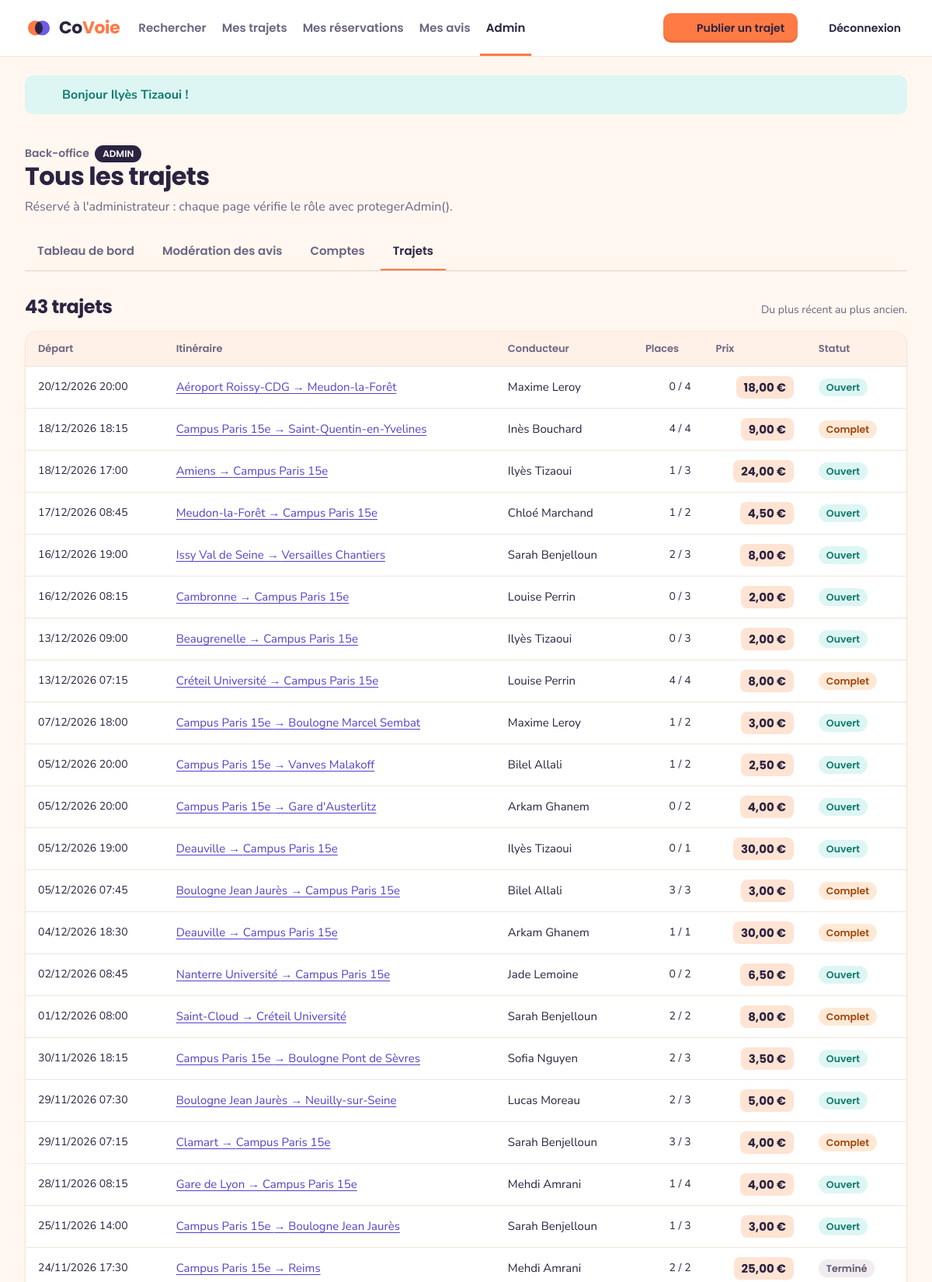
The page /index.php?page=admin-trajets (signed in, upper part) on the database its author committed.
### tables this page shows
CREATE TABLE trajets (
    id               INT(11)      NOT NULL AUTO_INCREMENT,
    origine          VARCHAR(120) NOT NULL,
    destination      VARCHAR(120) NOT NULL,
    date_heure       DATETIME     NOT NULL,
    places_totales   INT(2)       NOT NULL,
    places_restantes INT(2)       NOT NULL,
    statut           VARCHAR(10)  NOT NULL DEFAULT 'Ouvert',
    prix             DECIMAL(6,2) NOT NULL DEFAULT 0.00,
    id_conducteur    INT(11)      NOT NULL,

    PRIMARY KEY (id),
    KEY recherche (statut, date_heure),

    CONSTRAINT fk_trajet_conducteur
        FOREIGN KEY (id_conducteur) REFERENCES utilisateurs (id)
        ON DELETE CASCADE
);

CREATE TABLE utilisateurs (
    id               INT(11)      NOT NULL AUTO_INCREMENT,
    nom              VARCHAR(100) NOT NULL,
    email            VARCHAR(180) NOT NULL,
    mot_de_passe     VARCHAR(255) NOT NULL,
    role             VARCHAR(10)  NOT NULL DEFAULT 'membre',
    date_inscription DATETIME     NOT NULL,

    PRIMARY KEY (id),
    UNIQUE KEY email_unique (email)
);

### controleurs/AdminController.php (called while the page is built, shortened)
<?php
class AdminController
{
    public function trajets(): void
    {
        afficherVue('admin/trajets', [
            'titre' => 'Tous les trajets',
            'onglet' => 'admin-trajets',
            'trajets' => Trajet::listerTous()
        ]);
    }
}

### index.php (called while the page is built, shortened)
<?php
require_once 'includes/connexion.php';
require_once 'includes/fonctions.php';
require_once 'includes/routes.php';
require_once 'controleurs/AdminController.php';
$page = 'accueil';
if (isset($_GET['page']) && is_string($_GET['page'])) {
    $page = $_GET['page'];
}
$nomMethode = $routes[$page][1];
$controleur = new $nomControleur();
$controleur->$nomMethode();

### includes/connexion.php (called while the page is built)
<?php
function connexionBdd(): PDO
{
    static $pdo = null;
    if ($pdo === null) {
        $dsn = 'mysql:host=' . BDD_HOTE . ';port=' . BDD_PORT . ';dbname=' . BDD_NOM . ';charset=utf8mb4';
        try {
            $pdo = new PDO($dsn, BDD_UTILISATEUR, BDD_MOT_DE_PASSE, [
                PDO::ATTR_ERRMODE => PDO::ERRMODE_EXCEPTION,
                PDO::ATTR_DEFAULT_FETCH_MODE => PDO::FETCH_ASSOC,
                PDO::ATTR_EMULATE_PREPARES => false
            ]);
        } catch (PDOException $erreur) {
            afficherErreur(500, 'Base de données inaccessible : lancez WAMP et importez sql/bdd_covoie.sql.');
        }
    }
    return $pdo;
}
function requete(string $sql, array $parametres = []): PDOStatement
{
    $resultat = connexionBdd()->prepare($sql);
    $resultat->execute($parametres);
    return $resultat;
}

### modeles/Trajet.php (called while the page is built, shortened)
<?php
class Trajet
{
    public static function listerTous(): array
    {
        return requete(self::SELECT_LISTE . ' ORDER BY t.date_heure DESC')->fetchAll();
    }
}

### vues/admin/trajets.php (the view)
<?php
require 'vues/admin/onglets.php';
?>
<div class="section-titre">
    <h2><?= count($trajets) ?> trajets</h2>
    <span class="discret">Du plus récent au plus ancien.</span>
</div>
<div class="defilant">
    <table class="donnees">
        <thead>
            <tr><th>Départ</th><th>Itinéraire</th><th>Conducteur</th><th class="nombre">Places</th><th class="nombre">Prix</th><th>Statut</th></tr>
        </thead>
        <tbody>
            <?php foreach ($trajets as $t) { ?>
                <tr>
                    <td class="date"><?= formaterDate($t['date_heure']) ?> <?= formaterHeure($t['date_heure']) ?></td>
                    <td><a href="index.php?page=trajet&amp;id=<?= $t['id'] ?>"><?= e($t['origine']) ?> → <?= e($t['destination']) ?></a></td>
                    <td><?= e($t['nom_conducteur']) ?></td>
                    <td class="chiffre nombre"><?= $t['places_totales'] - $t['places_restantes'] ?> / <?= $t['places_totales'] ?></td>
                    <td class="nombre"><span class="prix"><?= formaterPrix((float) $t['prix']) ?></span></td>
                    <td><span class="plaque <?= classeStatut($t['statut']) ?>"><?= libelleStatut($t['statut']) ?></span></td>
                </tr>
            <?php } ?>
        </tbody>
    </table>
</div>

### css/style.css (style rules this page uses)
:root { --fond: #FFF7F0; --surface: #FFFFFF; --surface-douce: #FFF1E8; --encre: #2B2340; --texte-2: #6E6580; --bord: #F1E4DA; --bord-fort: #E2D2C5; --orange: #FF7A45; --orange-survol: #F26A33; --orange-pale: #FFE3D3; --orange-titre: #E8602A; --orange-texte: #B4470F; --violet: #6C5CE7; --lien: #5443C9; --turquoise: #2EC4B6; --ouvert: #0F7A6F; --ouvert-fond: #DDF6F3; --complet: #A3460A; --complet-fond: #FFE9D6; --attente: #5443C9; --attente-fond: #ECEAFD; --refuse: #C0352B; --refuse-fond: #FDE4E1; --termine: #5E566E; --termine-fond: #F1ECF0; --etoile: #F5A524; --avatar-0: #FFE3D3; --avatar-1: #DDF6F3; --avatar-2: #ECEAFD; --avatar-3: #FFF0C7; --avatar-4: #FDE4E1; --police-titre: "Poppins", Arial, sans-serif; --police-texte: "Nunito Sans", Arial, sans-serif; --t-xs: 12px; --t-sm: 14px; --t-base: 16px; --t-md: 18px; --t-lg: 24px; --t-xl: 32px; --t-hero: 52px; --e-1: 4px; --e-2: 8px; --e-3: 12px; --e-4: 16px; --e-5: 24px; --e-6: 32px; --e-7: 48px; --e-8: 64px; --rayon: 16px; --rayon-petit: 10px; --trait: 1px solid var(--bord); --ombre: 0 1px 2px rgba(43, 35, 64, .05); --ombre-survol: 0 10px 24px rgba(43, 35, 64, .08); --ombre-flottant: 0 16px 40px rgba(43, 35, 64, .16); --largeur-max: 1200px; --gouttiere: 32px; --vite: 140ms; --normal: 220ms; --courbe: cubic-bezier(.2, .7, .3, 1); }
* { box-sizing: border-box; }
body { margin: 0; min-height: 100vh; display: flex; flex-direction: column; background: var(--fond); color: var(--encre); font-family: var(--police-texte); font-size: var(--t-base); line-height: 1.55; }
h1, h2, h3 { font-family: var(--police-titre); font-weight: 700; margin: 0 0 var(--e-3); line-height: 1.15; letter-spacing: -.02em; }
h2 { font-size: var(--t-lg); line-height: 1.2; }
a { color: var(--lien); text-decoration-thickness: 1px; text-underline-offset: 3px; }
.section-titre { display: flex; align-items: baseline; justify-content: space-between; gap: var(--e-4); margin-bottom: var(--e-4); }
.section-titre h2 { margin: 0; }
.plaque { display: inline-block; padding: 3px 10px; border-radius: 999px; font: 600 12.5px/1.4 var(--police-titre); white-space: nowrap; }
.statut-ouvert, .statut-confirmee { background: var(--ouvert-fond); color: var(--ouvert); }
.statut-complet { background: var(--complet-fond); color: var(--complet); }
.statut-termine { background: var(--termine-fond); color: var(--termine); }
.prix { display: inline-block; padding: 3px 10px; border-radius: 8px; background: var(--orange-pale); color: var(--encre); font: 700 15px var(--police-titre); white-space: nowrap; font-variant-numeric: tabular-nums; }
.defilant { position: relative; overflow-x: auto; border: var(--trait); border-radius: var(--rayon); background: var(--surface); box-shadow: var(--ombre); }
.donnees { width: 100%; border-collapse: collapse; font-size: 15px; }
.donnees th { text-align: left; padding: var(--e-3) var(--e-4); font: 600 13px var(--police-titre); color: var(--texte-2); background: var(--surface-douce); border-bottom: var(--trait); white-space: nowrap; }
.donnees td { padding: var(--e-3) var(--e-4); border-bottom: var(--trait); vertical-align: middle; }
.donnees .chiffre, .donnees .date { font-variant-numeric: tabular-nums; font-size: var(--t-sm); white-space: nowrap; }
.nombre { text-align: right; }
.discret { color: var(--texte-2); font-size: var(--t-sm); }

### rows shown on the page
trajets: date_heure "20/12/2026", date_heure "20:00", origine "Aéroport Roissy-CDG", destination "Meudon-la-Forêt", id_conducteur.nom "Maxime Leroy", $t['places_totales'] - $t['places_restantes'] "0", places_totales "4", prix "18,00 €", statut "Ouvert"
trajets: date_heure "18/12/2026", date_heure "18:15", origine "Campus Paris 15e", destination "Saint-Quentin-en-Yvelines", id_conducteur.nom "Inès Bouchard", $t['places_totales']-$t['places_restantes'] "4", places_totales "4", prix "9,00 €", statut "Complet"
trajets: date_heure "18/12/2026", date_heure "17:00", origine "Amiens", destination "Campus Paris 15e", id_conducteur.nom "Ilyès Tizaoui", $t['places_totales'] - $t['places_restantes'] "1", places_totales "3", prix "24,00 €", statut "Ouvert"
trajets: date_heure "17/12/2026", date_heure "08:45", origine "Meudon-la-Forêt", destination "Campus Paris 15e", id_conducteur.nom "Chloé Marchand", $t['places_totales']-$t['places_restantes'] "1", places_totales "2", prix "4,50 €", statut "Ouvert"
trajets: date_heure "16/12/2026", date_heure "19:00", origine "Issy Val de Seine", destination "Versailles Chantiers", id_conducteur.nom "Sarah Benjelloun", $t['places_totales'] - $t['places_restantes'] "2", places_totales "3", prix "8,00 €", statut "Ouvert"
trajets: date_heure "16/12/2026", date_heure "08:15", origine "Cambronne", destination "Campus Paris 15e", id_conducteur.nom "Louise Perrin", $t['places_totales'] - $t['places_restantes'] "0", places_totales "3", prix "2,00 €", statut "Ouvert"
trajets: date_heure "13/12/2026", date_heure "09:00", origine "Beaugrenelle", destination "Campus Paris 15e", id_conducteur.nom "Ilyès Tizaoui", $t['places_totales'] - $t['places_restantes'] "0", places_totales "3", prix "2,00 €", statut "Ouvert"
trajets: date_heure "13/12/2026", date_heure "07:15", origine "Créteil Université", destination "Campus Paris 15e", id_conducteur.nom "Louise Perrin", $t['places_totales']-$t['places_restantes'] "4", places_totales "4", prix "8,00 €", statut "Complet"
trajets: date_heure "07/12/2026", date_heure "18:00", origine "Campus Paris 15e", destination "Boulogne Marcel Sembat", id_conducteur.nom "Maxime Leroy", $t['places_totales']-$t['places_restantes'] "1", places_totales "2", prix "3,00 €", statut "Ouvert"
trajets: date_heure "05/12/2026", date_heure "20:00", origine "Campus Paris 15e", destination "Vanves Malakoff", id_conducteur.nom "Bilel Allali", $t['places_totales']-$t['places_restantes'] "1", places_totales "2", prix "2,50 €", statut "Ouvert"
trajets: date_heure "05/12/2026", date_heure "20:00", origine "Campus Paris 15e", destination "Gare d'Austerlitz", id_conducteur.nom "Arkam Ghanem", $t['places_totales'] - $t['places_restantes'] "0", places_totales "2", prix "4,00 €", statut "Ouvert"
trajets: date_heure "05/12/2026", date_heure "19:00", origine "Deauville", destination "Campus Paris 15e", id_conducteur.nom "Ilyès Tizaoui", $t['places_totales'] - $t['places_restantes'] "0", places_totales "1", prix "30,00 €", statut "Ouvert"
trajets: date_heure "05/12/2026", date_heure "07:45", origine "Boulogne Jean Jaurès", destination "Campus Paris 15e", id_conducteur.nom "Bilel Allali", $t['places_totales']-$t['places_restantes'] "3", places_totales "3", prix "3,00 €", statut "Complet"
trajets: date_heure "04/12/2026", date_heure "18:30", origine "Deauville", destination "Campus Paris 15e", id_conducteur.nom "Arkam Ghanem", $t['places_totales']-$t['places_restantes'] "1", places_totales "1", prix "30,00 €", statut "Complet"
trajets: date_heure "02/12/2026", date_heure "08:45", origine "Nanterre Université", destination "Campus Paris 15e", id_conducteur.nom "Jade Lemoine", $t['places_totales'] - $t['places_restantes'] "0", places_totales "2", prix "6,50 €", statut "Ouvert"
trajets: date_heure "01/12/2026", date_heure "08:00", origine "Saint-Cloud", destination "Créteil Université", id_conducteur.nom "Sarah Benjelloun", $t['places_totales']-$t['places_restantes'] "2", places_totales "2", prix "8,00 €", statut "Complet"
trajets: date_heure "30/11/2026", date_heure "18:15", origine "Campus Paris 15e", destination "Boulogne Pont de Sèvres", id_conducteur.nom "Sofia Nguyen", $t['places_totales'] - $t['places_restantes'] "2", places_totales "3", prix "3,50 €", statut "Ouvert"
trajets: date_heure "29/11/2026", date_heure "07:30", origine "Boulogne Jean Jaurès", destination "Neuilly-sur-Seine", id_conducteur.nom "Lucas Moreau", $t['places_totales'] - $t['places_restantes'] "2", places_totales "3", prix "5,00 €", statut "Ouvert"
trajets: date_heure "29/11/2026", date_heure "07:15", origine "Clamart", destination "Campus Paris 15e", id_conducteur.nom "Sarah Benjelloun", $t['places_totales']-$t['places_restantes'] "3", places_totales "3", prix "4,00 €", statut "Complet"
trajets: date_heure "28/11/2026", date_heure "08:15", origine "Gare de Lyon", destination "Campus Paris 15e", id_conducteur.nom "Mehdi Amrani", $t['places_totales'] - $t['places_restantes'] "1", places_totales "4", prix "4,00 €", statut "Ouvert"
trajets: date_heure "25/11/2026", date_heure "14:00", origine "Campus Paris 15e", destination "Boulogne Jean Jaurès", id_conducteur.nom "Sarah Benjelloun", $t['places_totales'] - $t['places_restantes'] "1", places_totales "3", prix "3,00 €", statut "Ouvert"
trajets: date_heure "24/11/2026", date_heure "17:30", origine "Campus Paris 15e", destination "Reims", id_conducteur.nom "Mehdi Amrani", $t['places_totales']-$t['places_restantes'] "2", places_totales "2", prix "25,00 €", statut "Terminé"

### other values the page prints
$message['texte'] "Bonjour Ilyès Tizaoui !"
$titre "Tous les trajets"
$texte "Tableau de bord"
$texte "Modération des avis"
$texte "Comptes"
$texte "Trajets"
count($trajets) "43"
